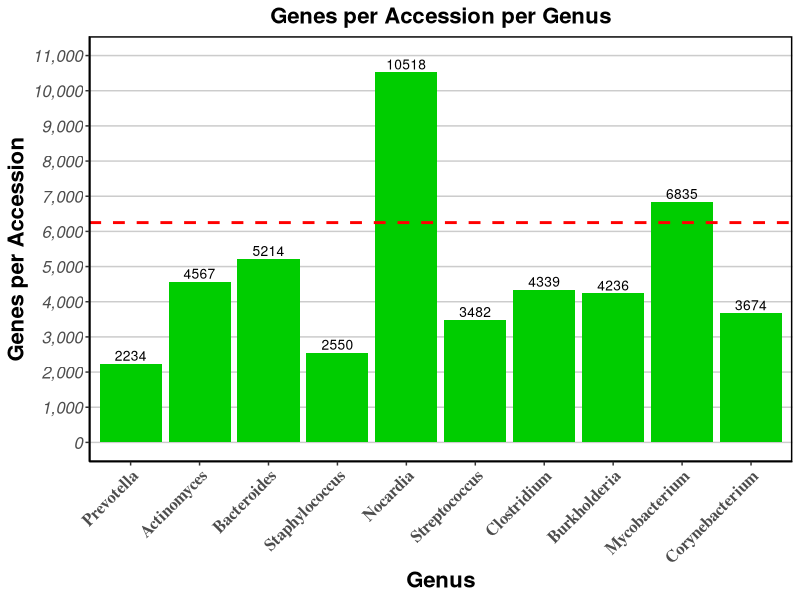
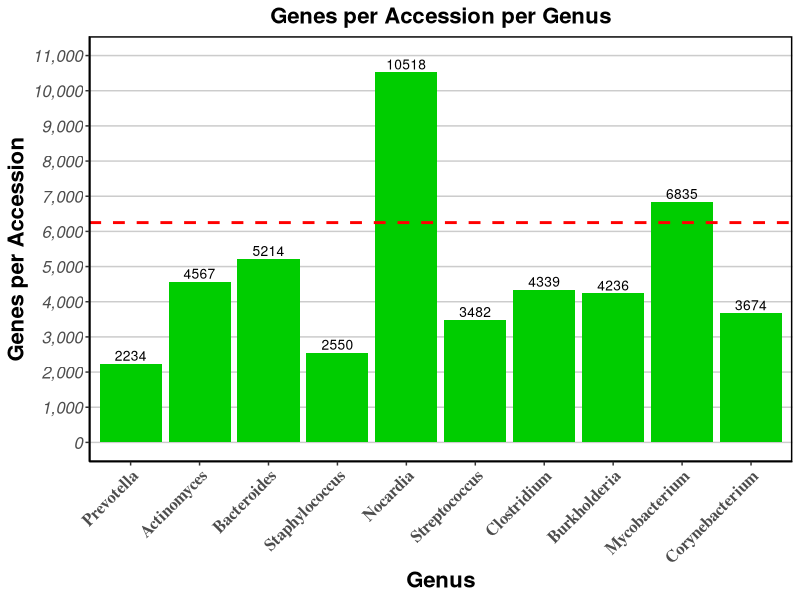

Here is the R script that generated these plots, in order:
library(ggplot2)
library(scales)


Genus <- c("Prevotella", "Actinomyces", "Bacteroides", 
           "Staphylococcus", "Nocardia", "Streptococcus", "Clostridium", 
           "Burkholderia", "Mycobacterium", "Corynebacterium")

NumberOfGenes <- c(67009, 168985, 198113, 
                   226971, 231403, 264655, 347156, 377048, 492096, 543699)
AccessionsPerGenus <- c(30, 37, 38, 89, 22, 76, 80, 89, 72, 148)


# Create a data frame
df <- data.frame(Genus, NumberOfGenes, AccessionsPerGenus)

# Add Genes per Accession column
df$GenesPerAccession <- df$NumberOfGenes / df$AccessionsPerGenus

# Reorder Genus factor levels by NumberOfGenes (ascending)
df$Genus <- factor(df$Genus, levels = df$Genus[order(df$NumberOfGenes)])

# Create the plot
ggplot(df, aes(x = Genus, y = GenesPerAccession)) +
  geom_bar(stat = "identity", fill = "green3") +
  geom_text(aes(label = round(GenesPerAccession)), vjust = -0.3, size = 3.5) +
  geom_hline(yintercept = 6250, color = "red", linetype = "dashed", linewidth = 1) +
  scale_y_continuous(
    limits = c(0, 11000),
    breaks = seq(0, 11000, by = 1000),
    labels = comma
  ) +
  theme_classic() + 
  theme(
    axis.text.x = element_text(size = 12, angle = 45, hjust = 1, face = "bold", family = "serif"),
    axis.text.y = element_text(size = 12, face = "italic", family = "sans"),
    axis.title.x = element_text(size = 16, face = "bold"),
    axis.title.y = element_text(size = 16, face = "bold"),
    plot.title = element_text(size = 16, face = "bold", hjust = 0.5),
    panel.grid.minor.y = element_blank(),
    panel.grid.major.x = element_blank(),
    panel.grid.major.y = element_line(color = "gray80"),
    panel.border = element_rect(color = "black", fill = NA, linewidth = 1)
  ) +
  labs(
    title = "Genes per Accession per Genus",
    x = "Genus",
    y = "Genes per Accession"
  )

# Save ggplot directly with ggsave
ggsave("genes_per_accession.png", width = 10, height = 8, dpi = 300)
